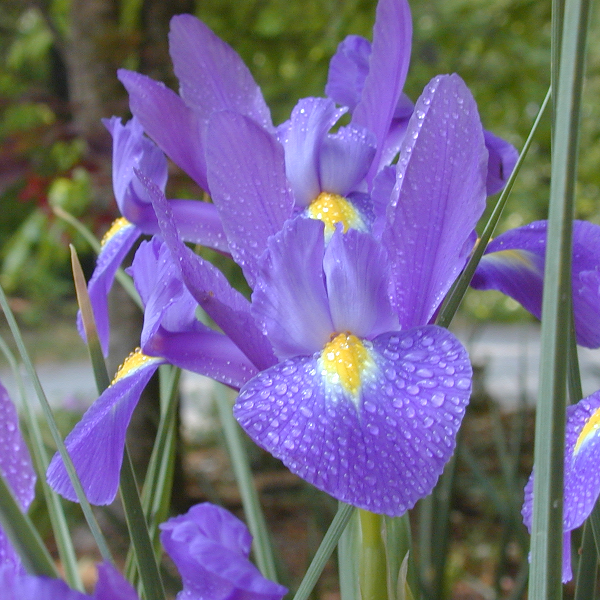
#> input picture OpenCvLearning/ImgSet/CH06/Fig0604(a).tif, 600 x 600 px, found by its file name
$ python PicCH14_1.py
#> lines starting #> are read from the running program, lines starting #| are printed output that depends on the picture
"""
author : Zelin Yao
date : 2022-8-25
"""
#Goal
"""
1.使用numpy进行频率域的滤波与重建
2.使用opencv进行频率域的滤波与重建

opencv的dft函数比numpy更快
"""

import cv2
import numpy as np
import matplotlib.pyplot as plt

pic = cv2.imread('D:\\1=code_store\\2-1=PythonOpenCvLearning\\ImgSet\\CH06\\Fig0604(a).tif',0)
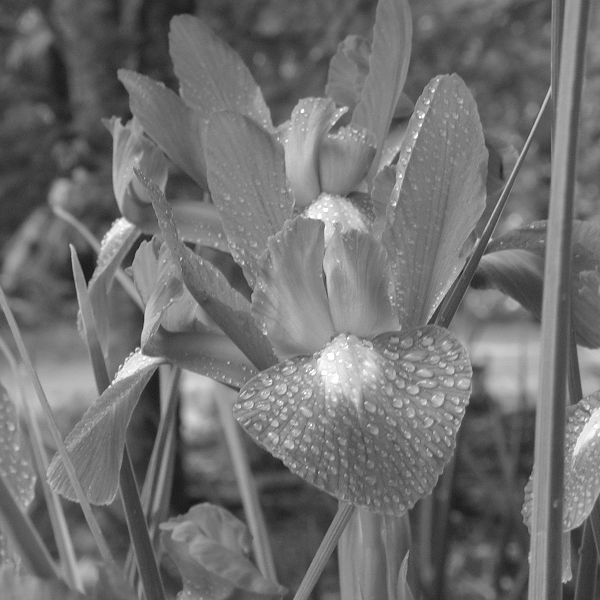
#> pic: shape (600, 600); min 21, max 255, mean 112.2
#use opencv to dft and fftshift
dft = cv2.dft(np.float32(pic),flags=cv2.DFT_COMPLEX_OUTPUT)
dft_shift = np.fft.fftshift(dft)
magnitude = 20*np.log(cv2.magnitude(dft_shift[:,:,0],dft_shift[:,:,1]))
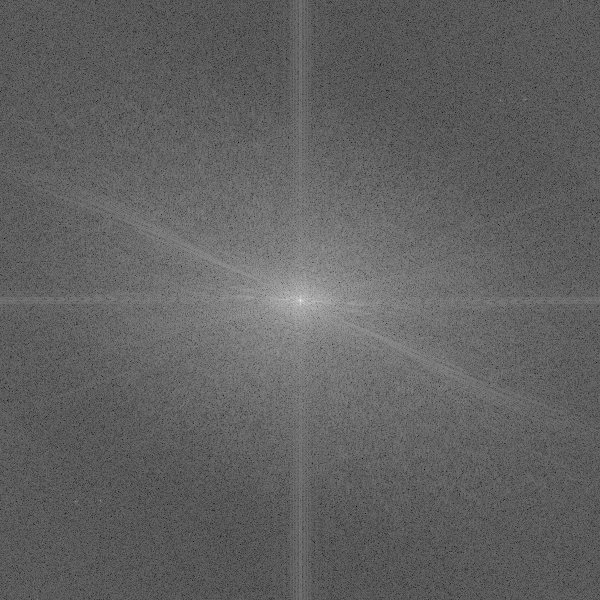
#> magnitude: shape (600, 600) float32; min 33.1, max 350.3, mean 154.7; drawn with min black and max white
#create mask
rows,cols = dft.shape[0:2]
#> rows = 600; cols = 600
mask = np.ones((rows,cols,2),np.uint8)
center_row = np.floor(rows/2)
#> center_row = 300
center_col = np.floor(cols/2)
#> center_col = 300
center_row = int(center_row)
center_col = int(center_col)
mask[center_col-3:center_col+3,:,:] = 0
mask[:,center_row-3:center_row+3,:] = 0
#use mask to deal with shiftted matrix
f_shift = dft_shift*mask
#ifftshift and idft
f_ishift = np.fft.ifftshift(f_shift)
back_img = cv2.idft(f_ishift)
img = cv2.magnitude(back_img[:,:,0],back_img[:,:,1])
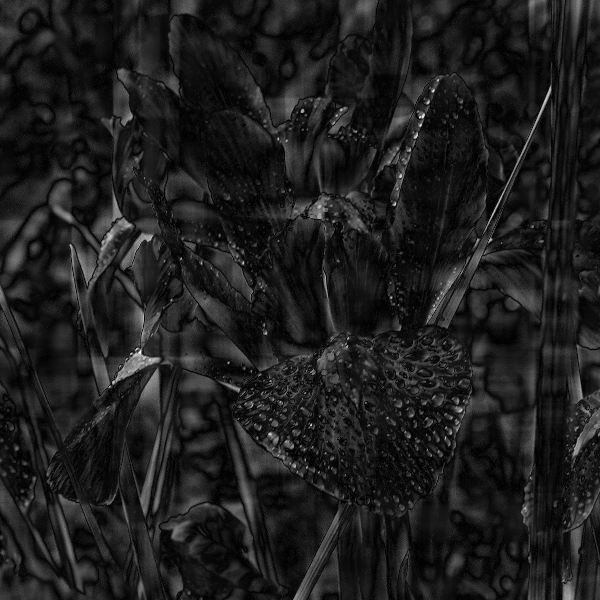
#> img: shape (600, 600) float32; min 3941.7, max 49901728, mean 5984979; drawn with min black and max white

plt.imshow(img,cmap='gray')
plt.show()
